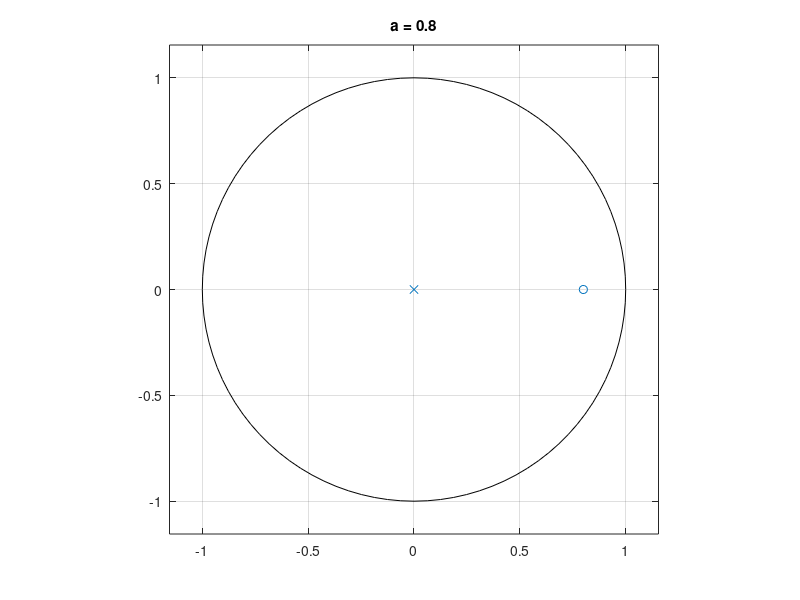

MATLAB code to generate this figure: (Note: this script raises an error after producing the figure.)
%%
 %  File: CA_2.m
 % 
 %  Author: Thomas Kost
 %  
 %  Date: 19 October 2020
 %  
 %  @brief running file for second computer assignment for ECE114
 %
 clc, clear all, close all;
 
 %% Pre-Emphasis Filters
 
 a = [0.8 0.5 -0.8];
 for n=1:length(a)
      figure;
      zplane([1 -a(n)],1);
      title(['a = ',num2str(a(n))]);
      saveas(n,"pre_emp_fil_" + a(n) +".jpg");
 end
 
 load_in;
 out=filter([1 -0.8],1,female_sentence);
 fprintf("Playing Unfiltered Sound:\n")
 soundsc(female_sentence,8000);
 pause(length(female_sentence)/8000);
 fprintf("Playing Filtered Sound:\n")
 soundsc(out,8000);
 pause(length(out)/8000);

 figure;
 spectrogram(female_sentence,100,[],[],8000,'yaxis');
 figure;
 spectrogram(out,100,[],[],8000,'yaxis');
 
 figure;
 hold on;
 zpfft(female_a,8000,10);
 out_a=filter([1 -0.8],1,female_a);
 zpfft(out_a,8000,10);
 legend("unfiltered", "filtered");
 saveas(6,"filtering.jpg");
 hold off;
%% Formant Frequency Identification
ffi = figure;
zpfft(male_a,8000,10);
saveas(ffi, "formants.jpg"); 

%% Pitch Period Estimation
figure;
plot(male_a);axis tight;
figure;
plot(female_a);axis tight;

rex;